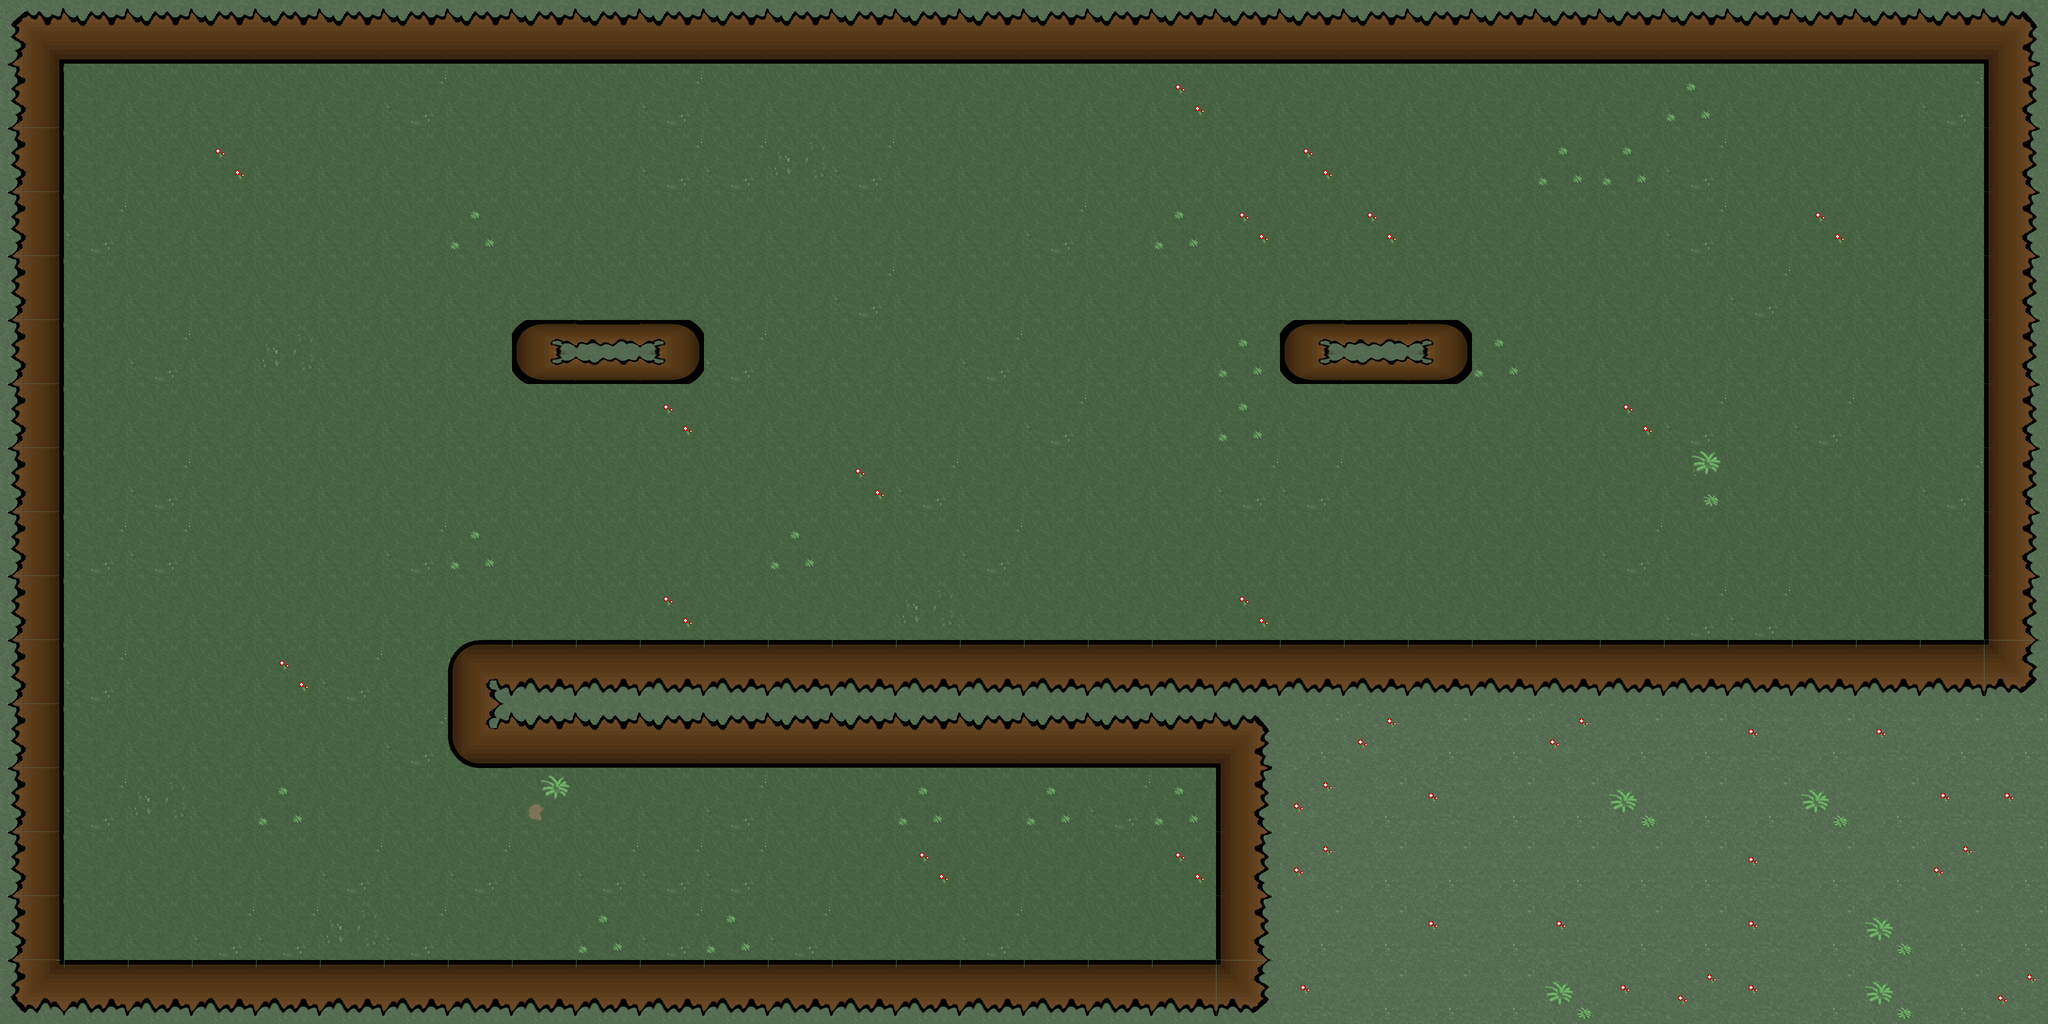

This game map was drawn from its Tiled (.tmx) file and the tilesets committed beside it. A one-line description and the full map source follow:
An orthogonal 32x16 tile map with 128x128 px tiles, 1 tile layer (Capa de Patrones 1) and 6 objects (6x enemigo).

<map version="1.0" orientation="orthogonal" renderorder="right-down" width="32" height="16" tilewidth="128" tileheight="128" nextobjectid="49">
 <tileset firstgid="1" name="Tileset1" tilewidth="128" tileheight="128" tilecount="36" columns="4">
  <image source="../../Mapa/Tilesets/Tileset_zon1.png" width="512" height="1152" />
  <tile id="0" probability="0.5" />
  <tile id="1" probability="0.1" />
  <tile id="2" probability="0.1" />
  <tile id="3" probability="0.1" />
  <tile id="4" probability="0.6" />
  <tile id="5" probability="0.1" />
  <tile id="6" probability="0.025" />
  <tile id="7" probability="0.025" />
  <tile id="8" probability="0.025" />
  <tile id="9" probability="0.001" />
  <tile id="10" probability="0.002" />
  <tile id="11" probability="0.002" />
 </tileset>
 <layer name="Capa de Patrones 1" width="32" height="16">
  <data encoding="csv">
17,14,14,14,14,14,14,14,14,14,14,14,14,14,14,14,14,14,14,14,14,14,14,14,14,14,14,14,14,14,14,18,
13,5,5,5,5,5,6,5,5,5,6,5,5,5,5,5,5,5,7,5,5,5,5,5,5,5,8,5,5,5,6,15,
13,5,5,7,5,5,5,5,5,5,6,6,9,6,5,5,5,5,5,5,7,5,5,5,8,8,6,5,5,5,5,15,
13,6,5,5,5,5,5,8,5,5,5,5,5,5,5,5,6,5,8,7,5,7,5,5,5,5,6,5,7,5,5,15,
13,5,5,5,5,5,5,5,5,5,5,5,5,6,5,5,5,5,5,5,5,5,5,5,5,5,5,6,5,5,5,15,
13,5,6,5,9,5,5,5,25,34,27,6,5,5,5,6,5,5,5,8,25,34,27,8,5,5,5,5,5,5,5,15,
13,5,5,5,5,5,5,5,5,5,7,5,5,5,5,5,6,5,5,8,5,5,5,5,5,7,6,5,6,5,5,15,
13,5,6,5,5,5,5,5,5,5,5,5,5,7,6,5,5,5,5,6,6,5,5,5,5,5,12,5,5,5,6,15,
13,6,6,5,5,5,6,8,5,5,5,5,8,5,5,6,5,5,5,5,5,5,5,5,5,6,5,5,5,5,5,15,
13,5,5,5,5,5,5,5,5,5,7,5,5,5,9,5,5,5,5,7,5,5,5,5,5,5,6,6,5,5,5,15,
13,6,5,5,7,6,5,21,16,16,16,16,16,16,16,16,16,16,16,16,16,16,16,16,16,16,16,16,16,16,16,19,
13,5,5,5,5,5,6,24,14,14,14,14,14,14,14,14,14,14,14,18,1,3,1,1,3,1,1,2,1,2,1,1,
13,6,9,5,8,5,5,5,11,5,5,6,5,5,8,5,8,6,8,15,3,1,2,1,1,4,1,1,4,1,2,2,
13,5,5,5,5,6,5,6,5,6,6,6,5,5,7,5,5,5,7,15,3,1,1,1,1,1,1,2,1,1,3,1,
13,5,5,6,6,9,6,5,5,8,6,8,6,5,5,6,5,5,5,15,1,1,2,1,2,1,1,2,1,4,1,1,
20,16,16,16,16,16,16,16,16,16,16,16,16,16,16,16,16,16,16,19,2,1,1,1,4,2,3,2,1,4,1,3
</data>
 </layer>
 <objectgroup name="Enemigos">
  <object id="38" name="TrampaElectrica" type="enemigo" x="897.333" y="1538.67" width="124" height="124" />
  <object id="39" name="TrampaElectrica" type="enemigo" x="897.333" y="1666.67" width="124" height="124" />
  <object id="40" name="TrampaElectrica" type="enemigo" x="897.333" y="1794.67" width="124" height="124" />
  <object id="43" name="Dron" type="enemigo" x="2670.55" y="824.848" width="160" height="160" />
  <object id="45" name="Dron" type="enemigo" x="1138.55" y="832.848" width="160" height="160" />
  <object id="48" name="Iman" type="enemigo" x="1864" y="1100" width="104" height="104" />
 </objectgroup>
</map>
